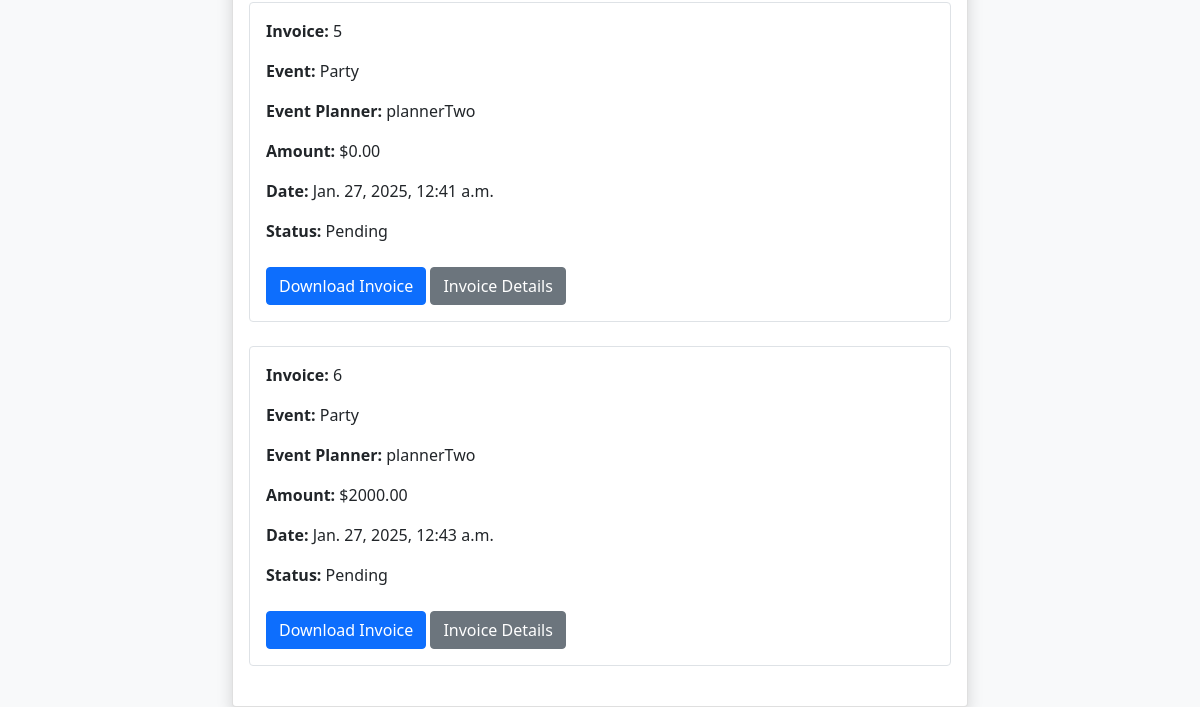
Before: /user-profile/ (signed in, lower part) with the older database file.
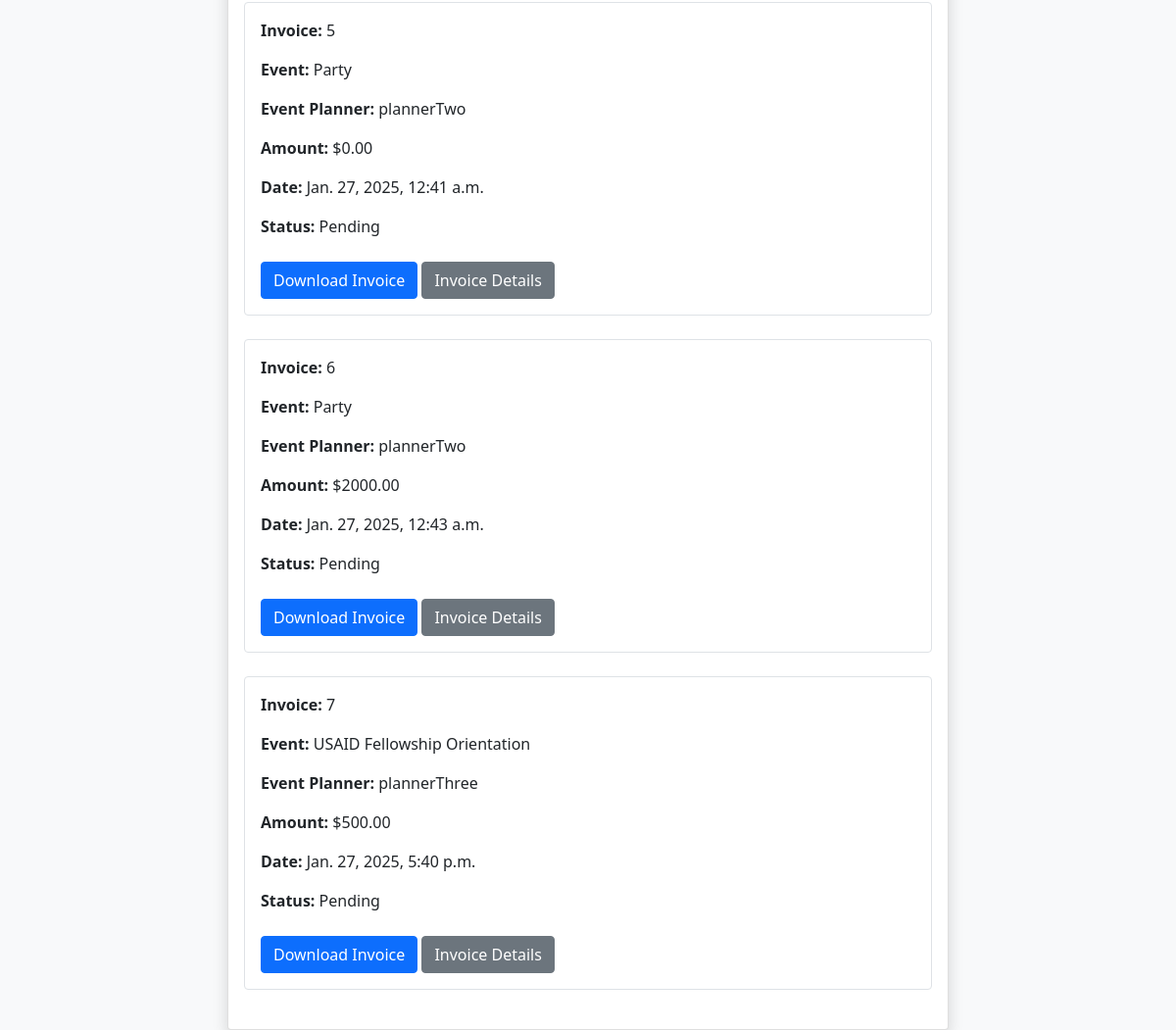
After: the same page with the newer database file.
### base/models.py (models this page shows, shortened)
class Invoice(models.Model):
    client = models.ForeignKey(User, on_delete=models.CASCADE, default=None)
    event = models.ForeignKey(Event, on_delete=models.CASCADE, default=None)
    total_amount = models.DecimalField(max_digits=10, decimal_places=2)
    invoice_date = models.DateTimeField(auto_now_add=True)
    payment_status = models.CharField(max_length=100, choices=[
        ('Pending', 'Pending'), ('Paid', 'Paid'), ('Cancelled', 'Cancelled')
        ], default='Pending')

class Event(models.Model):
    name = models.CharField(max_length=100)
    description = models.TextField()
    date = models.DateField()
    time = models.TimeField()
    location = models.CharField(max_length=100)
    max_attendees = models.IntegerField()
    registrations = models.IntegerField(default=0)
    categories = models.ManyToManyField('EventCategory')
    created_by = models.ForeignKey(User, on_delete=models.SET_NULL, null=True)
    vip_cost = models.IntegerField(default=2000, null=True)
    standard_cost = models.IntegerField(default=500, null=True)

### base/views.py (the view)
# urls.py: path('user-profile/', views.userProfile, name='user-profile'),
@login_required(login_url='login')
def userProfile(request):
    user = request.user
    registered_events = EventRegistration.objects.filter(client=request.user)
    my_tickets = Ticket.objects.filter(
        event__in=registered_events.values_list('event', flat=True)
    ).select_related('event', 'ticket_type')
    if request.user.is_staff:
        all_invoices = Invoice.objects.all().select_related('event', 'client')
    else:
        all_invoices = None
    if request.user.groups.filter(name='EventPlanner').exists():
        planner_invoices = Invoice.objects.filter(event__created_by=request.user)
    else:
        planner_invoices = None
    context = {
        'user': user,
        'my_tickets': my_tickets,
        'all_invoices': all_invoices,
        'planner_invoices': planner_invoices
    }
    return render(request, 'userProfile.html', context)

### base/templatetags/events.py (called while the page is built)
@register.filter(name='is_EventPlanner')
def is_EventPlanner(user):
    return user.groups.filter(name='Event Planner').exists()

@register.filter(name='is_Admin')
def is_Admin(user):
    return user.groups.filter(name='Admin').exists()

@register.filter(name='is_Vendor')
def is_Vendor(user):
    return user.groups.filter(name='Vendor').exists()

### templates/userProfile.html (shortened to what this page needs)
{% load events %}
<!DOCTYPE html>
<html lang="en">
<head>
    <link href="https://cdn.jsdelivr.net/npm/bootstrap@5.0.2/dist/css/bootstrap.min.css" rel="stylesheet">
</head>
<body class="bg-light">
    {% include 'navbar.html' %}
    {% if user|is_Admin %}
    <div class="container mt-5">
        <div class="row justify-content-center">
            <div class="col-md-8">
                <div class="card shadow">
                    <div class="card-body">
                        <div class="invoices-section">
                                {% for invoice in all_invoices %}
                                    <div class="invoice mb-4 p-3 border rounded">
                                        <p><strong>Invoice:</strong> {{ invoice.id }}</p>
                                        <p><strong>Event:</strong> {{ invoice.event.name }}</p>
                                        <p><strong>Event Planner:</strong> {{ invoice.event.created_by.username }}</p>
                                        <p><strong>Amount:</strong> ${{ invoice.total_amount }}</p>
                                        <p><strong>Date:</strong> {{ invoice.invoice_date }}</p>
                                        <p><strong>Status:</strong> {{ invoice.payment_status }}</p>
                                        <a href="{% url 'download-invoice' invoice.id %}" class="btn btn-primary mt-2">
                                            Download Invoice
                                        </a>
                                        <a href="{% url 'invoice-detail' invoice.id %}" class="btn btn-secondary mt-2">
                                            Invoice Details
                                        </a>
                                    </div>
                                {% empty %}
                                    <p class="text-muted">No invoices available.</p>
                                {% endfor %}
    {% endif %}
</body>
</html>

Changed rows visible on the page:
added Invoice: id "7", event.name "USAID Fellowship Orientation", event.created_by.username "plannerThree", total_amount "500.00", invoice_date "Jan. 27, 2025, 5:40 p.m.", payment_status "Pending"
